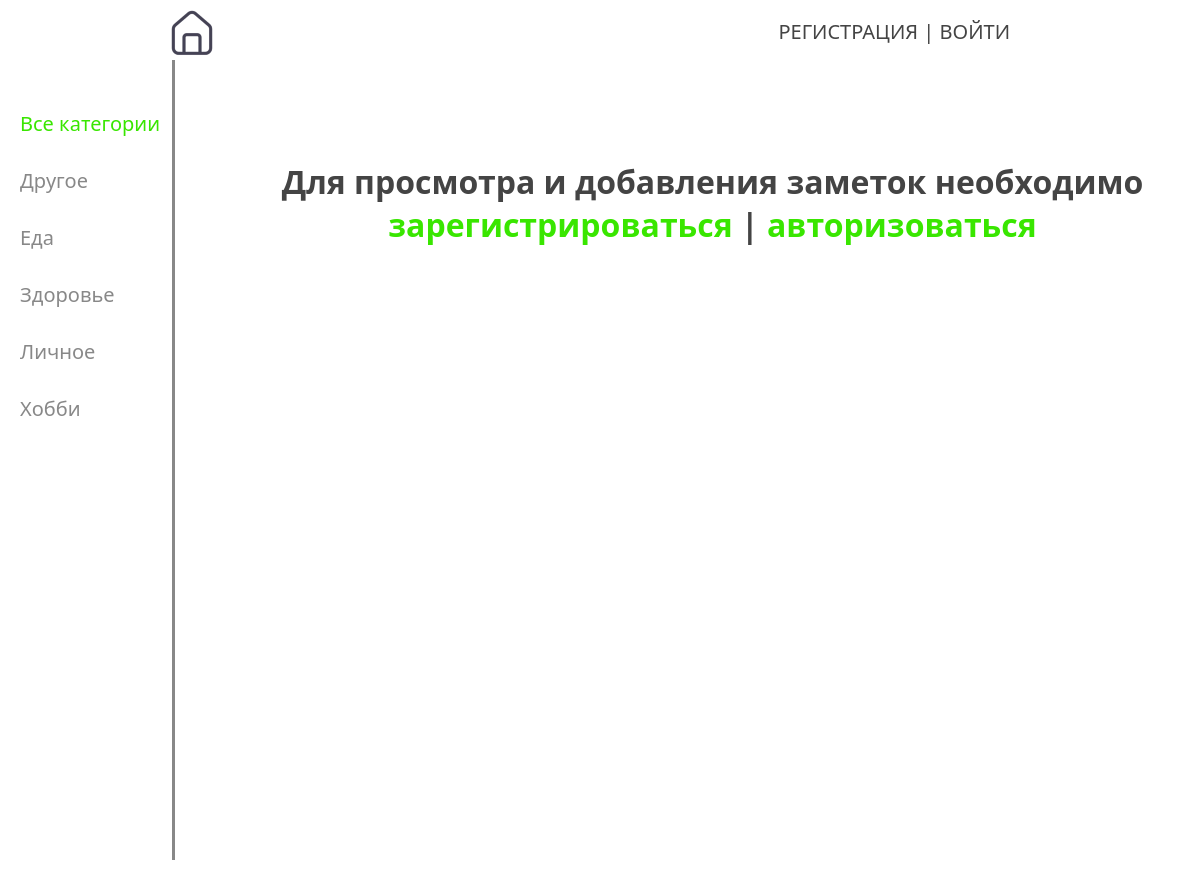
The page / on the database its author committed.
### note/models.py (models this page shows, shortened)
class Category(models.Model):
    name = models.CharField(max_length=100, db_index=True, verbose_name='Категория')
    slug = models.SlugField(max_length=255, unique=True, db_index=True, verbose_name='URL')
    class Meta:
        verbose_name = 'Категории'
        verbose_name_plural = 'Категории'

### note/views.py (the view)
# urls.py: path('', NotesHome.as_view(), name='home'), # home page
class NotesHome(DataMixin, ListView):
    model = Notes
    template_name = 'note/index.html'
    context_object_name = 'notes'
    def get_context_data(self, *, object_list=None, **kwargs):
        context = super().get_context_data(**kwargs)
        context_extra = self.get_user_context(title='Мои заметки')
        return context | context_extra
    def get_queryset(self):
        return Notes.objects.filter(user=self.request.user.id)

### note/utils.py (called while the page is built)
    def get_user_context(self, **kwargs):
        context = kwargs
        categories = Category.objects.annotate(num_notes=Count('notes', filter=Q(notes__user=self.request.user.id)))
        user_menu = menu.copy()
        if not self.request.user.is_authenticated:
            user_menu.pop(0)  # вкладка "Добавить заметку" неавторизованным пользователям отображаться не будет
        context['menu'] = user_menu
        context['categories'] = categories
        if 'cat_selected' not in context:
            context['cat_selected'] = 0  # Все категории
        return context

### note/templates/note/index.html
{% extends 'note/base.html' %}
{% block content %}
{% if request.user.is_authenticated %}
<ul class="list-notes">
	{% for note in notes %}
			<li><div class="note-panel">
	<p class="first">Категория: {{note.category}}</p>
	<p class="last">Дата: {{note.time_update|date:"d.m.Y"}} Время: {{note.time_update|time:"H:i"}}</p>
</div>
{% if note.image %}
	<p><img class="img-note-right thumb" src="{{note.image.url}}"></p>
{% endif %}
				<h2>{{note.title}}</h2>
	{% autoescape on %}
	{{note.content|linebreaks|truncatewords:30}}
	{% endautoescape %}
			<div class="clear"></div>
			<p class="link-read-note"><a href="{{ note.get_absolute_url }}">Подробнее</a></p>
			</li>
	{% endfor %}
</ul>
{% else %}
		<h1 id="regneed">Для просмотра и добавления заметок необходимо<br/>
			<a href="{% url 'registration' %}">зарегистрироваться</a> | <a href="{% url 'login' %}">авторизоваться</a></h1>
{% endif %}
{% endblock %}

### note/templates/note/base.html (shortened to what this page needs)
{% load static %}
<!DOCTYPE html>
<html>
<head>
    <link type="text/css" href="{% static 'note/css/styles.css' %}" rel="stylesheet" />
</head>
<body>
<table class="table-page" border=0 cellpadding="0" cellspacing="0">
<tr><td valign=top>
{% block mainmenu %}
        <div class="header">
			<ul id="mainmenu" class="mainmenu">
			<li class="logo"><a href="{% url 'home' %}"><div class="logo"></div></a></li>
				{% if request.user.is_authenticated %}
				<li class="last">{{user.username}} | <a href="{% url 'logout' %}">Выйти</a></li>
				{% else %}
				<li class="last"><a href="{% url 'registration' %}">Регистрация</a> | <a href="{% url 'login' %}">Войти</a></li>
				{% endif %}
			</ul>
		</div>
{% endblock mainmenu %}
<table class="table-content" border=0 cellpadding="0" cellspacing="0">
<tr>
	<td valign="top" class="left-chapters">
	<ul id="leftchapters">
{% if cat_selected == 0 %}
		<li class="selected">Все категории</li>
{% else %}
		<li><a href="{% url 'home' %}">Все категории</a></li>
{% endif %}
{% for category in categories %}
	{% if category.num_notes > 0 %}
		{% if category.pk == cat_selected %}
			<li class="selected">{{category.name}}</li>
		{% else %}
			<li><a href="{{ category.get_absolute_url }}">{{category.name}}</a></li>
		{% endif %}
	{% else %}
		<li>{{category.name}}</li>
	{% endif %}
{% endfor %}
	</ul>
</td>
<td valign="top" class="content">
	<div class="content-text">
{% block content %}
{% endblock %}
	</div>
</td></tr></table>
</td></tr>
</table>
</body>
</html>

### note/static/note/css/styles.css (style rules this page uses)
html, body { font-family: 'Segoe UI'; margin: 0; padding: 0; height: 100%; width: 100%; color: #444; }
h1 { color: #444; }
h1#regneed { text-align: center; }
a { color: #39e600; text-decoration: none; }
.table-page { width: 100%; height: 100%; vertical-align: top; }
.table-page tr { height: 100%; }
.header { background: #fff; height: 60px; }
.logo { background: url('../images/home.png') no-repeat 10px 0px; width: 70px; height: 60px; }
ul.mainmenu { list-style: none; margin: 0px 150px 0px 150px; padding: 0; height: 60px; color: #444; font-size: 20px; font-weight: 500; text-transform: uppercase; overflow: hidden; }
ul.mainmenu li { float: left; margin: 18px 40px 0 30px; }
ul.mainmenu li.logo { margin: 0; }
ul.mainmenu li.last { float: right; }
ul.mainmenu li a { color: #444; text-decoration: none; }
.table-content { width: 100%; min-height: 100%; height: 100%; }
.left-chapters { margin: 0; background: #fff; border-right: 3px solid #888; min-height: 100%; }
.left-chapters ul { width: 142px; min-height: 100%; margin: 0; padding: 20px 10px 10px 20px; list-style: none; font-size: 20px; }
.left-chapters ul li { margin: 30px 0 0 0; color: #888; }
.left-chapters ul li.selected { color: #39e600; }
.content { padding: 40px 20px 20px 40px; width: 100%; box-sizing: border-box; }
.content-text { margin: 60px 0 0 30px; color: #000; font-size: 17px; }
.content-text h1 { font-size: 32px; }

### rows shown on the page
Category: name "Другое"
Category: name "Еда"
Category: name "Здоровье"
Category: name "Личное"
Category: name "Хобби"
